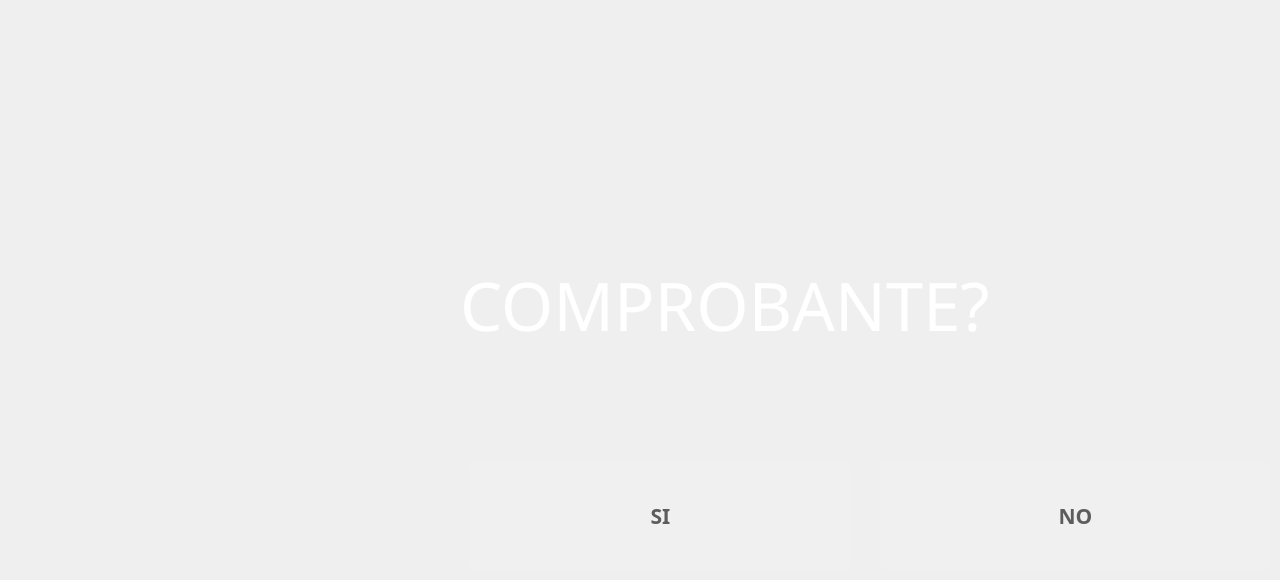
   <widget class="QWidget" name="page">
    <widget class="QLabel" name="label_26">
     <property name="geometry">
      <rect>
       <x>400</x>
       <y>-180</y>
       <width>71</width>
       <height>81</height>
      </rect>
     </property>
     <property name="styleSheet">
      <string notr="true">background-color:transparent;</string>
     </property>
     <property name="text">
      <string/>
     </property>
     <property name="pixmap">
      <pixmap>../../../../../../../../../../../../../../../../.designer/backup/imagenes/ok-cloud.png</pixmap>
     </property>
    </widget>
    <widget class="QPushButton" name="bsi">
     <property name="geometry">
      <rect>
       <x>470</x>
       <y>460</y>
       <width>381</width>
       <height>111</height>
      </rect>
     </property>
     <property name="font">
      <font>
       <family>Ubuntu Mono</family>
       <pointsize>16</pointsize>
       <weight>75</weight>
       <italic>false</italic>
       <bold>true</bold>
       <underline>false</underline>
      </font>
     </property>
     <property name="toolTip">
      <string>Ayuda</string>
     </property>
     <property name="toolTipDuration">
      <number>3</number>
     </property>
     <property name="whatsThis">
      <string extracomment="help"/>
     </property>
     <property name="styleSheet">
      <string notr="true">background-color:rgb(240, 240, 240);
color:rgb(93, 93, 93);
border-radius:10%</string>
     </property>
     <property name="text">
      <string>SI</string>
     </property>
     <property name="icon">
      <iconset>
       <normaloff>../iconos/tick.png</normaloff>../iconos/tick.png</iconset>
     </property>
     <property name="iconSize">
      <size>
       <width>40</width>
       <height>40</height>
      </size>
     </property>
    </widget>
    <widget class="QPushButton" name="bno">
     <property name="geometry">
      <rect>
       <x>880</x>
       <y>460</y>
       <width>391</width>
       <height>111</height>
      </rect>
     </property>
     <property name="font">
      <font>
       <family>Ubuntu Mono</family>
       <pointsize>16</pointsize>
       <weight>75</weight>
       <italic>false</italic>
       <bold>true</bold>
       <underline>false</underline>
      </font>
     </property>
     <property name="toolTip">
      <string>Ayuda</string>
     </property>
     <property name="toolTipDuration">
      <number>3</number>
     </property>
     <property name="whatsThis">
      <string extracomment="help"/>
     </property>
     <property name="styleSheet">
      <string notr="true">background-color:rgb(240, 240, 240);
color:rgb(93, 93, 93);
border-radius:10%</string>
     </property>
     <property name="text">
      <string>NO</string>
     </property>
     <property name="icon">
      <iconset>
       <normaloff>../iconos/cancel.png</normaloff>../iconos/cancel.png</iconset>
     </property>
     <property name="iconSize">
      <size>
       <width>40</width>
       <height>40</height>
      </size>
     </property>
    </widget>
    <widget class="QLabel" name="valvol_3">
     <property name="geometry">
      <rect>
       <x>460</x>
       <y>200</y>
       <width>559</width>
       <height>210</height>
      </rect>
     </property>
     <property name="sizePolicy">
      <sizepolicy hsizetype="MinimumExpanding" vsizetype="Preferred">
       <horstretch>0</horstretch>
       <verstretch>0</verstretch>
      </sizepolicy>
     </property>
     <property name="maximumSize">
      <size>
       <width>620</width>
       <height>16777212</height>
      </size>
     </property>
     <property name="font">
      <font>
       <family>Sans</family>
       <pointsize>50</pointsize>
       <weight>50</weight>
       <italic>false</italic>
       <bold>false</bold>
      </font>
     </property>
     <property name="styleSheet">
      <string notr="true">background-color:transparent;
color:rgb(255, 255, 255);
border-radius:40%</string>
     </property>
     <property name="lineWidth">
      <number>3</number>
     </property>
     <property name="text">
      <string>COMPROBANTE?</string>
     </property>
    </widget>
   </widget>
